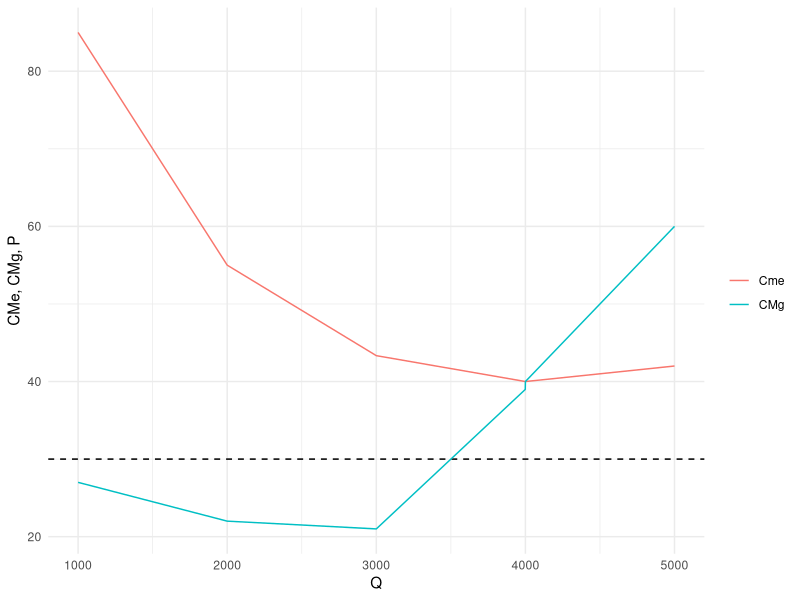

The R script that drew this image:
## ---- chunk 1


library(tidyverse)
library(patchwork)
library(tidyr)

datos <- tibble( 
 q = c(0, 1000, 2000, 3000, 3999, 4000, 4001, 5000), 
 CT = c(55000, 85000, 110000, 130000, 159960.01, 160000, 160040.01, 210000), 
 CMg = c(NA, 27, 22, 21, 38.98, 40, 40.02, 60), 
 Precio=40) %>% 
  mutate(Cme=CT/q) %>% 
  select(-CT) %>% 
  pivot_longer(cols=-q)
## ---- chunk 2


a <- datos %>%
  filter(name!="Precio") %>% 
  ggplot(aes(q, value, color=name)) +
  geom_hline(yintercept = 50, linetype="dashed") +
  geom_line() + 
  scale_color_discrete("") +
  scale_x_continuous(limits = c(1e3, 5e3)) +
  theme_minimal() +
  labs(x="Q", y="CMe, CMg, P")

## ---- chunk 3
datos %>%
  filter(name!="Precio") %>% 
  ggplot(aes(q, value, color=name)) +
  geom_hline(yintercept = 30, linetype="dashed") +
  geom_line() + 
  scale_color_discrete("") +
  scale_x_continuous(limits = c(1e3, 5e3)) +
  theme_minimal() +
  labs(x="Q", y="CMe, CMg, P")
